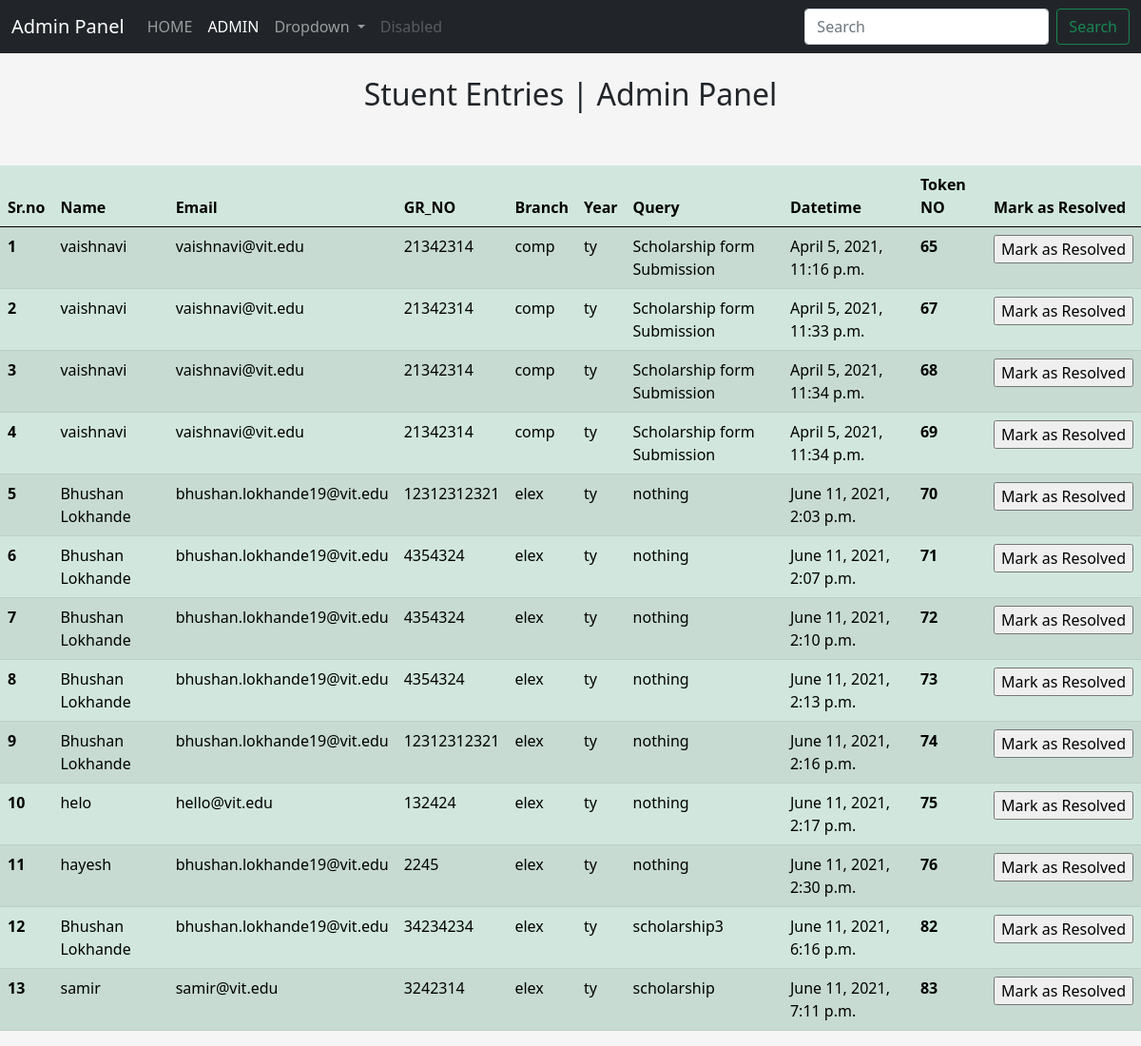
The page /adminview/ on the database as committed earlier.
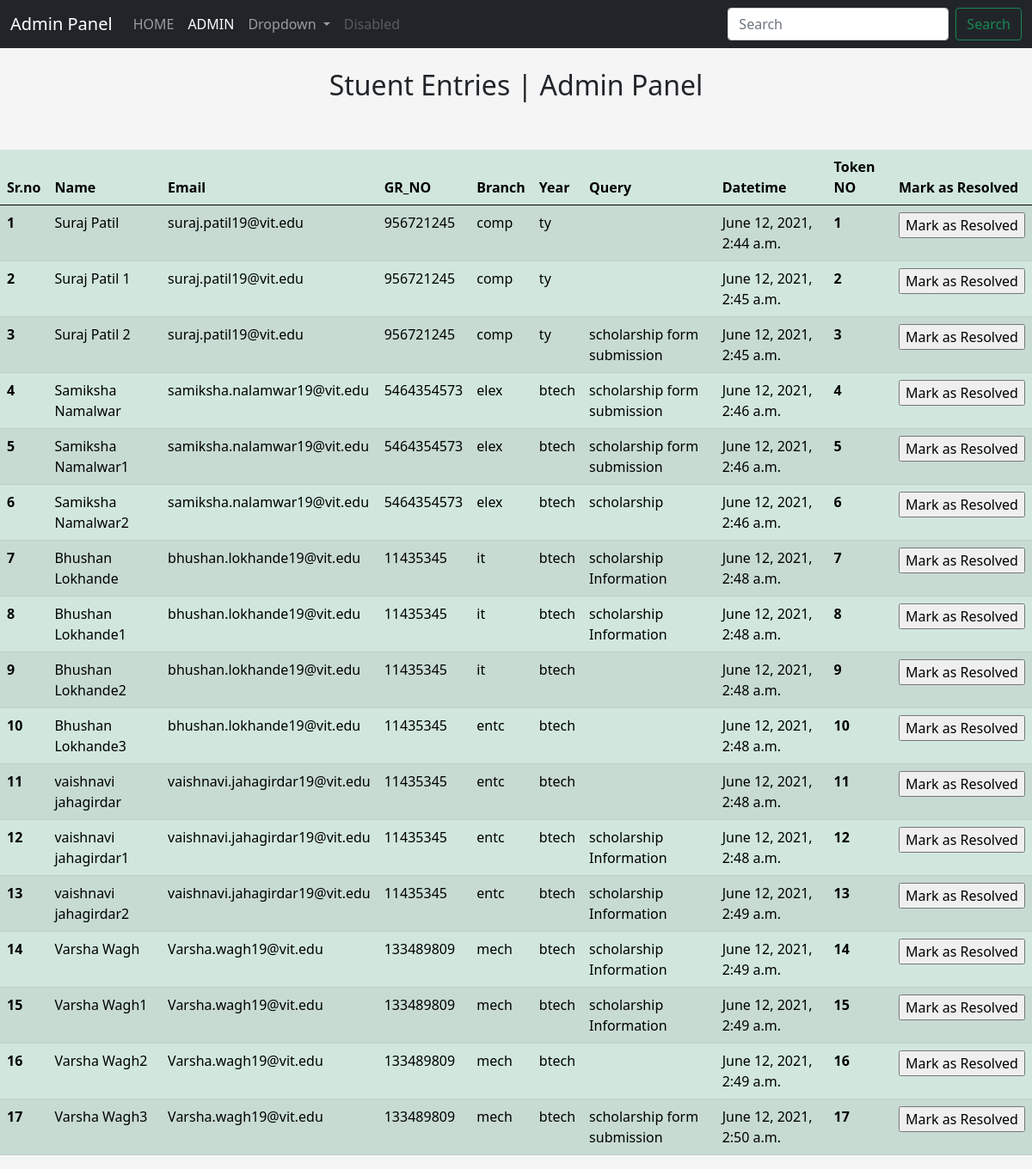
The same page on the database as committed later.
### Tokenapp/models.py (models this page shows, shortened)
class Student(models.Model):
        name = models.CharField(max_length=20)
        token = models.IntegerField(default=0)
        email = models.EmailField()
        gr_no = models.IntegerField()
        branch = models.CharField(max_length=10)
        year = models.CharField(max_length=12)
        query = models.CharField(max_length=200, null=True, blank=True)
        date = models.DateTimeField(auto_now=True)

### Tokenapp/views.py (the view)
# urls.py: path("adminview/",views.adminview,name="adminview"),
def adminview(request):
    registrations = Student.objects.all()
    context={
        'entries': registrations
    }
    return render(request,'adminview.html',context)

### templates/adminview.html (shortened to what this page needs)
<!doctype html>
{% load static %}
<html lang="en">
    <head>
    <link href="https://cdn.jsdelivr.net/npm/bootstrap@5.0.0-beta3/dist/css/bootstrap.min.css" rel="stylesheet">
    </head>
    <body style="background-color:rgb(245, 245, 245); margin: 0; padding: 0;">
        <nav class="navbar navbar-expand-lg navbar-dark bg-dark">
            <div class="container-fluid">
              <a class="navbar-brand" href="#">Admin Panel</a>
              <div class="collapse navbar-collapse" id="navbarSupportedContent">
                <ul class="navbar-nav me-auto mb-2 mb-lg-0">
                  <li class="nav-item">
                    <a class="nav-link " aria-current="page" href="/" target="_self">HOME</a>
                  </li>
                  <li class="nav-item">
                    <a class="nav-link active" href="/adminview">ADMIN</a>
                  </li>
                  <li class="nav-item dropdown">
                    <a class="nav-link dropdown-toggle" href="#" id="navbarDropdown" role="button" data-bs-toggle="dropdown" aria-expanded="false">
                      Dropdown
                    </a>
                  </li>
                  <li class="nav-item">
                    <a class="nav-link disabled" href="#" tabindex="-1" aria-disabled="true">Disabled</a>
                  </li>
                </ul>
                <form class="d-flex">
                  <input class="form-control me-2" type="search" placeholder="Search" aria-label="Search">
                  <button class="btn btn-outline-success" type="submit">Search</button>
                </form>
              </div>
            </div>
          </nav>
        <br><center><h2>Stuent  Entries | Admin Panel</h2></center><br><br>
        <table class="table table-striped table-success table-success table-hover"  >
            <thead>
              <tr>
                <th scope="col"> Sr.no </th>
                <th scope="col"> Name </th>
                <th scope="col"> Email </th>
                <th scope="col"> GR_NO </th>
                <th scope="col"> Branch </th>
                <th scope="col"> Year </th>
                <th scope="col"> Query </th>
                <th scope="col"> Datetime </th>
                <th scope="col"> Token NO </th>
                <th scope="col"> Mark as Resolved </th>
              </tr>
            </thead>
            <tbody>
            {% for entry in entries %}
              <tr>
                <th scope="row">{{ forloop.counter }}</th>
                <td>{{ entry.name }}</td>
                <td>{{ entry.email }}</td>
                <td>{{ entry.gr_no }}</td>
                <td>{{ entry.branch }}</td>
                <td>{{ entry.year }}</td>
                <td>{{ entry.query }}</td>
                <td>{{ entry.date }}</td>
                <td><strong>{{ entry.id }}</strong></td>
                <td>
                  <form method="POST" action="{% url 'markasresolved' entry.id %}">
                    <input type="submit" value="Mark as Resolved">
                  </form>
                </td>
              </tr>
            {% endfor %}
            </tbody>
        </table>
    </body>
</html>

Rows that differ between the two databases and show on the page:
removed Student: name "vaishnavi", email "vaishnavi@vit.edu", gr_no "21342314", branch "comp", year "ty", query "Scholarship form Submission", date "April 5, 2021, 11:16 p.m.", id "65"
removed Student: name "vaishnavi", email "vaishnavi@vit.edu", gr_no "21342314", branch "comp", year "ty", query "Scholarship form Submission", date "April 5, 2021, 11:33 p.m.", id "67"
removed Student: name "vaishnavi", email "vaishnavi@vit.edu", gr_no "21342314", branch "comp", year "ty", query "Scholarship form Submission", date "April 5, 2021, 11:34 p.m.", id "68"
removed Student: name "vaishnavi", email "vaishnavi@vit.edu", gr_no "21342314", branch "comp", year "ty", query "Scholarship form Submission", date "April 5, 2021, 11:34 p.m.", id "69"
removed Student: name "Bhushan Lokhande", email "bhushan.lokhande19@vit.edu", gr_no "12312312321", branch "elex", year "ty", query "nothing", date "June 11, 2021, 2:03 p.m.", id "70"
removed Student: name "Bhushan Lokhande", email "bhushan.lokhande19@vit.edu", gr_no "4354324", branch "elex", year "ty", query "nothing", date "June 11, 2021, 2:07 p.m.", id "71"
removed Student: name "Bhushan Lokhande", email "bhushan.lokhande19@vit.edu", gr_no "4354324", branch "elex", year "ty", query "nothing", date "June 11, 2021, 2:10 p.m.", id "72"
removed Student: name "Bhushan Lokhande", email "bhushan.lokhande19@vit.edu", gr_no "4354324", branch "elex", year "ty", query "nothing", date "June 11, 2021, 2:13 p.m.", id "73"
removed Student: name "Bhushan Lokhande", email "bhushan.lokhande19@vit.edu", gr_no "12312312321", branch "elex", year "ty", query "nothing", date "June 11, 2021, 2:16 p.m.", id "74"
removed Student: name "helo", email "hello@vit.edu", gr_no "132424", branch "elex", year "ty", query "nothing", date "June 11, 2021, 2:17 p.m.", id "75"
removed Student: name "hayesh", email "bhushan.lokhande19@vit.edu", gr_no "2245", branch "elex", year "ty", query "nothing", date "June 11, 2021, 2:30 p.m.", id "76"
removed Student: name "Bhushan Lokhande", email "bhushan.lokhande19@vit.edu", gr_no "34234234", branch "elex", year "ty", query "scholarship3", date "June 11, 2021, 6:16 p.m.", id "82"
removed Student: name "samir", email "samir@vit.edu", gr_no "3242314", branch "elex", year "ty", query "scholarship", date "June 11, 2021, 7:11 p.m.", id "83"
added Student: name "Suraj Patil", email "suraj.patil19@vit.edu", gr_no "956721245", branch "comp", year "ty", date "June 12, 2021, 2:44 a.m.", id "1"
added Student: name "Suraj Patil 1", email "suraj.patil19@vit.edu", gr_no "956721245", branch "comp", year "ty", date "June 12, 2021, 2:45 a.m.", id "2"
added Student: name "Suraj Patil 2", email "suraj.patil19@vit.edu", gr_no "956721245", branch "comp", year "ty", query "scholarship form submission", date "June 12, 2021, 2:45 a.m.", id "3"
added Student: name "Samiksha Namalwar", email "samiksha.nalamwar19@vit.edu", gr_no "5464354573", branch "elex", year "btech", query "scholarship form submission", date "June 12, 2021, 2:46 a.m.", id "4"
added Student: name "Samiksha Namalwar1", email "samiksha.nalamwar19@vit.edu", gr_no "5464354573", branch "elex", year "btech", query "scholarship form submission", date "June 12, 2021, 2:46 a.m.", id "5"
added Student: name "Samiksha Namalwar2", email "samiksha.nalamwar19@vit.edu", gr_no "5464354573", branch "elex", year "btech", query "scholarship", date "June 12, 2021, 2:46 a.m.", id "6"
added Student: name "Bhushan Lokhande", email "bhushan.lokhande19@vit.edu", gr_no "11435345", branch "it", year "btech", query "scholarship Information", date "June 12, 2021, 2:48 a.m.", id "7"
added Student: name "Bhushan Lokhande1", email "bhushan.lokhande19@vit.edu", gr_no "11435345", branch "it", year "btech", query "scholarship Information", date "June 12, 2021, 2:48 a.m.", id "8"
added Student: name "Bhushan Lokhande2", email "bhushan.lokhande19@vit.edu", gr_no "11435345", branch "it", year "btech", date "June 12, 2021, 2:48 a.m.", id "9"
added Student: name "Bhushan Lokhande3", email "bhushan.lokhande19@vit.edu", gr_no "11435345", branch "entc", year "btech", date "June 12, 2021, 2:48 a.m.", id "10"
added Student: name "vaishnavi jahagirdar", email "vaishnavi.jahagirdar19@vit.edu", gr_no "11435345", branch "entc", year "btech", date "June 12, 2021, 2:48 a.m.", id "11"
added Student: name "vaishnavi jahagirdar1", email "vaishnavi.jahagirdar19@vit.edu", gr_no "11435345", branch "entc", year "btech", query "scholarship Information", date "June 12, 2021, 2:48 a.m.", id "12"
added Student: name "vaishnavi jahagirdar2", email "vaishnavi.jahagirdar19@vit.edu", gr_no "11435345", branch "entc", year "btech", query "scholarship Information", date "June 12, 2021, 2:49 a.m.", id "13"
added Student: name "Varsha Wagh", email "Varsha.wagh19@vit.edu", gr_no "133489809", branch "mech", year "btech", query "scholarship Information", date "June 12, 2021, 2:49 a.m.", id "14"
added Student: name "Varsha Wagh1", email "Varsha.wagh19@vit.edu", gr_no "133489809", branch "mech", year "btech", query "scholarship Information", date "June 12, 2021, 2:49 a.m.", id "15"
added Student: name "Varsha Wagh2", email "Varsha.wagh19@vit.edu", gr_no "133489809", branch "mech", year "btech", date "June 12, 2021, 2:49 a.m.", id "16"
added Student: name "Varsha Wagh3", email "Varsha.wagh19@vit.edu", gr_no "133489809", branch "mech", year "btech", query "scholarship form submission", date "June 12, 2021, 2:50 a.m.", id "17"
